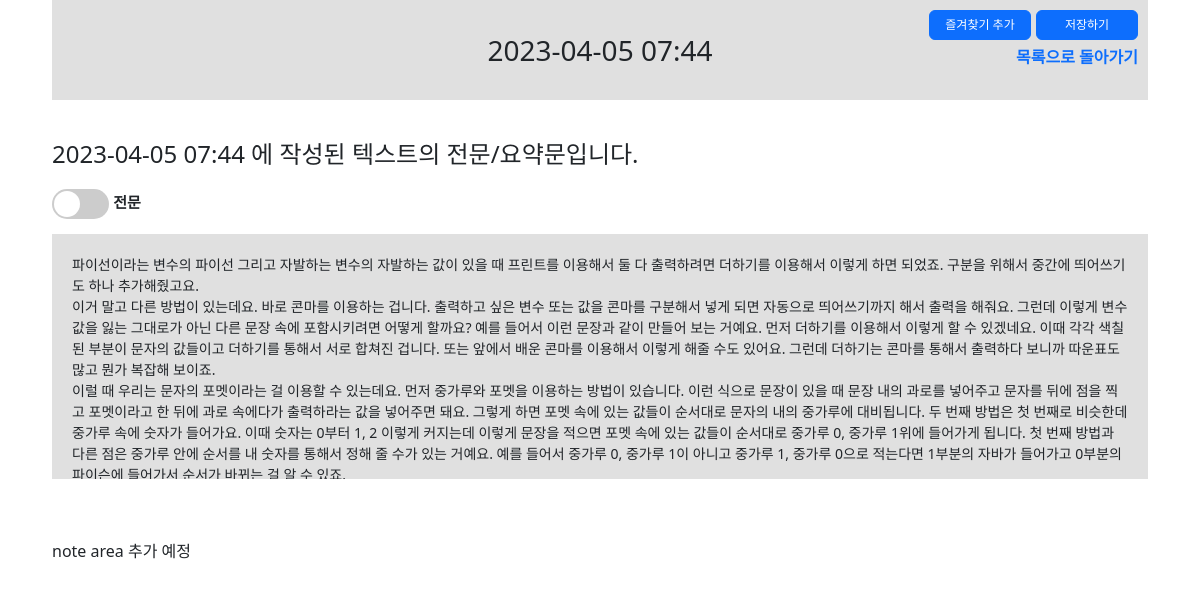
The app's page /1/ (signed in) with its own data.
### boards/models.py (models this page shows, shortened)
class Board(models.Model):
    input_type_choices = [
        ('input_text', '텍스트 요약'),
        ('input_youtube', 'Youtube 영상 링크 입력'),
        ('input_video', '영상 파일 업로드')
    ]
    title = models.TextField(blank=True)
    input_type = models.TextField(choices=input_type_choices, null=True)
    input_text = models.TextField(blank=True, null=True)
    input_youtube = models.TextField(blank=True, null=True)
    input_video = models.FileField(upload_to='videos/', blank=True, null=True)
    total_text = models.TextField(blank=True, null=True)
    summary_text = models.TextField(blank=True, null=True)
    timeline_text = models.TextField(blank=True, null=True)
    user_id = models.ForeignKey(CustomUser, on_delete=models.CASCADE)
    favorite = models.BooleanField(default=False)
    created_at = models.DateTimeField(auto_now_add=True)
    updated_at = models.DateTimeField(auto_now=True)

### boards/views.py (the view, shortened to what this page needs)
# urls.py: path('<int:pk>/', views.BoardDetailView.as_view(), name='board_detail'),
class BoardDetailView(LoginRequiredMixin, DetailView):
    model = Board
    template_name = 'boards/board_detail.html'
    def get_object(self, queryset=None):
        obj = get_object_or_404(Board, id=self.kwargs['pk'])
        if obj.user_id != self.request.user:
            raise HttpResponseForbidden("You are not allowed to view this summary.")
        return obj

### templates/boards/board_detail.html (shortened to what this page needs)
{% extends 'base.html' %}
{% load static %}
{% load custom_filters %}
{% block content %}
<section class="board_detail {{ object.input_type }}">
    <div class="toparea">
        <h3 class="tit">{{ object.title }}</h3>
        <ul class="btnarea">
            <li>
                <form method="post" id="fav_modify" action="{% url 'boards:modifiy_favorite' object.pk %}">
                    <button type="submit" form="fav_modify" class="btn btn-primary">
                        {% if object.favorite %} 즐겨찾기 삭제 {% else %} 즐겨찾기 추가 {% endif%}
                    </button>
                </form>
            </li>
            <li><a href="#" class="btn btn-primary">저장하기</a></li>
            <li class="goback"><a href="{% url 'boards:board_list' %}">목록으로 돌아가기</a></li>
        </ul>
    </div>
    <div class="detail_content">
    {% if object.input_type == "input_text" %}
    <div class="input_text">
        <h4 class="txt_tit">{{ object.title }} 에 작성된 텍스트의 전문/요약문입니다.</h4>
        <div id="wholeText" class="textSection">
            <div class="toggleBtn">
                <label class="switch">
                    <span class="slider round"></span>
                </label>
                <span class="opt total_text on">전문</span><span class="opt summary_text">요약문</span>
            </div>
            <div class="content on">{{ object.total_text|linebreaks }}</div>
        </div>
        <div class="notearea">
            note area 추가 예정
        </div>
    </div>
    {% endif %}
    </div>
</section>
{% endblock %}

### static/css/style.css (style rules this page uses)
html, body, h1, h2, h3, h4, h5, h6, dl, dt, dd, ol, ul, li, div, p, strong, span { margin: 0; padding: 0; list-style: none; }
html, body { position: relative; width: 100%; height: 100%; }
a { text-decoration: none; }
.board_detail { width: 100%; padding: 0 40px; }
.board_detail .toparea { position: relative; width: 100%; height: 100px; background-color: #E0E0E0; }
.board_detail .toparea h3.tit { line-height: 100px; text-align: center; }
.board_detail .toparea ul { position: absolute; top: 10px; right: 10px; }
.board_detail .toparea li { float: left; margin-left: 5px; }
.board_detail .toparea li.goback { clear: both; float: right; margin-top: 5px; font-weight: bold; }
.board_detail .toparea .btn { width: 102px; font-size: 12px; padding: 5px; }
.detail_content .switch { position: relative; display: inline-block; width: 57px; height: 30px; vertical-align:middle; }
.detail_content .textSection .toggleBtn { margin-bottom: 15px; }
.detail_content .toggleBtn .slider { position: absolute; cursor: pointer; top: 0; left: 0; right: 0; bottom: 0; background-color: #ccc; -webkit-transition: .4s; transition: .4s; }
.detail_content .toggleBtn .slider:before { position: absolute; content: ""; height: 26px; width: 26px; left: 2px; bottom: 2px; background-color: white; -webkit-transition: .4s; transition: .4s; }
.toggleBtn .slider.round { border-radius: 34px; }
.toggleBtn .slider.round:before { border-radius: 50%; }
.detail_content .toggleBtn .opt { margin: 0px; display: none; font-size:15px; font-weight:bold; visibility: hidden; }
.detail_content .toggleBtn .opt.on { visibility: visible; display: inline-block; }
.detail_content { position: relative; clear: both; float: none; width: 100%; padding: 40px 0 0 ; }
.detail_content .textSection { float: right; width: 45%; min-width: 450px; min-height: 350px; }
.detail_content .textSection .content { display: none; overflow-y: scroll; height: 245px; padding: 20px; background-color: #E0E0E0; font-size: 14px; }
.detail_content .textSection .content.on { display: block; }
.board_detail .input_text h4.txt_tit { margin-bottom: 20px; }
.detail_content #wholeText { clear: both; float: none; width: 100%; }

### records on screen
Board: title "2023-04-05 07:44", total_text "파이선이라는 변수의 파이선 그리고 자발하는 변수의 자발하는 값이 있을 때 프린트를 이용해서 둘 다 출력하려면 더하기를 이용해서 이렇게 하면 되었죠. 구분을 위해서 중간에 띄어쓰기도 하나 추가해줬고요. 이거 말고 다른 방법이 있는데요. 바로 콘마를 이용하는 겁니다. 출력하고 싶은 변수 또는 값을 콘마를 구분해서 넣게 되면 자동으로 띄어쓰기까지 해서 출력을 해줘요. 그런데 이렇게 변수 값을 잃는 그대로가 아닌 다른 문장 속에 포함시키려면 어떻게 할까요? 예를 들어서 이런 문장과 같이 만들어 보는 거예요. 먼저 더하기를 이용해서 이렇게 할 수 있겠네요. 이때 각각 색칠 된 부분이 문자의 값들이고 더하기를 통해서 서로 합쳐진 겁니다. 또는 앞에서 배운 콘마를 이용해서 이렇게 해줄 수도 있어요. 그런데 더하기는 콘마를 통해서 출력하다 보니까 따운표도 많고 뭔가 복잡해 보이죠. 이럴 때 우리는 문자의 포멧이라는 걸 이용할 수 있는데요. 먼저 중가루와 포멧을 이용하는 방법이 있습니다. 이런 식으로 문장이 있을 때 문장 내의 과로를 넣어주고 문자를 뒤에 점을 찍고 포멧이라고 한 뒤에 과로 속에다가 출력하라는 값을 넣어주면 돼요. 그렇게 하면 포멧 속에 있는 값들이 순서대로 문자의 내의 중가루에 대비됩니다. 두 번째 방법은 첫 번째로 비슷한데 중가루 속에 숫자가 들어가요. 이때 숫자는 0부터 1, 2 이렇게 커지는데 이렇게 문장을 적으면 포멧 속에…"
